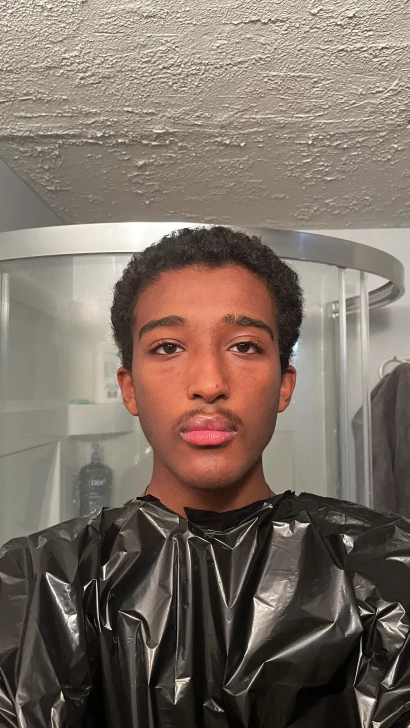
#> input picture reference/isaac/isaac_01.webp, 819 x 1456 px, found by its file name (shown at 1/2 size)
$ python make_face.py
#> lines starting #> are read from the running program, lines starting #| are printed output that depends on the picture
#!/usr/bin/env python3
"""Projects reference/isaac/isaac_01.webp onto the game's head UV layout (equirect, front = u 0.25).
Run:  python3 -I tools/make_face.py [isaac|zekariah|nigerte|nebs]   ->  public/char/<name>_face.png  (and prints the average skin colour)
Landmarks were measured by hand on the photo: pupils (340,692) and (487,690), lip seam y=862, chin y=965."""
import math, sys
from PIL import Image, ImageFilter
import numpy as np
W, H = 1024, 512
RX, RY, CY = 0.068, 0.118, 0.118          # must match headGeometry() in src/char/human.ts
PXM = 147 / 0.063                          # photo pixels per metre (interpupillary distance 63 mm)
CX_PX, EYE_PY = 413.5, 691.0
WHO = sys.argv[1] if len(sys.argv) > 1 else 'isaac'
CFG = {'isaac': ('reference/isaac/isaac_01.webp', 147, 413.5, 691.0, [(730, 790, 290, 350), (730, 790, 480, 540), (570, 610, 360, 470)]),
       'zekariah': ('reference/zekariah/zek_3057.jpg', 200, 515.0, 655.0, [(760, 820, 340, 400), (760, 820, 640, 700), (520, 560, 450, 580)]),
       'nigerte': ('reference/deacons/nigerte_front.jpg', 360, 755.0, 930.0, [(1080, 1160, 480, 560), (1080, 1160, 950, 1030), (730, 790, 650, 850)]),
       'nebs': ('reference/deacons/nebs_front.jpg', 315, 748.0, 1102.0, [(1330, 1400, 520, 600), (1330, 1400, 900, 980), (935, 975, 650, 850)])}[WHO]
PXM = CFG[1] / 0.063; CX_PX, EYE_PY = CFG[2], CFG[3]
EXTRA = {'isaac': (1.04, 1.0), 'zekariah': (1.14, 1.0), 'nigerte': (0.98, 1.45), 'nebs': (0.96, 1.75)}[WHO]; SY, GAIN = EXTRA
src = np.asarray(Image.open(CFG[0]).convert('RGB')).astype(np.float32)
src = np.clip(src * (GAIN if WHO in ('nigerte', 'nebs') else 1.0), 0, 255)
sh, sw = src.shape[:2]
#> sh = 1456; sw = 819
def sample(px, py):
    x0 = np.clip(np.floor(px).astype(int), 0, sw - 2); y0 = np.clip(np.floor(py).astype(int), 0, sh - 2); fx = np.clip(px - x0, 0, 1)[..., None]; fy = np.clip(py - y0, 0, 1)[..., None]
#> after `x0 = np.clip(np.floor(px).astype(int), 0, sw - 2)`:
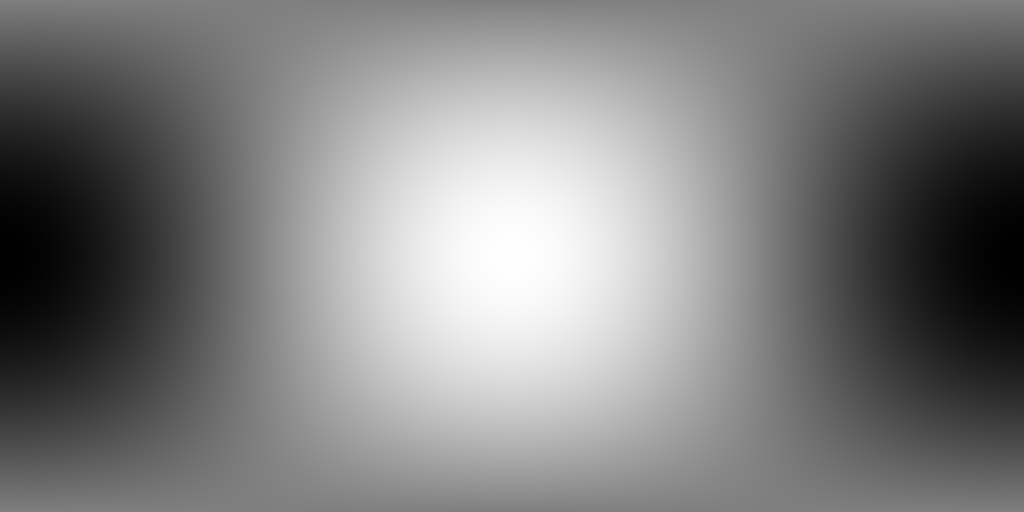
#> px: shape (512, 1024) float64; min 254.8, max 572.2, mean 413.5; drawn with min black and max white
#> after `y0 = np.clip(np.floor(py).astype(int), 0, sh - 2)`:
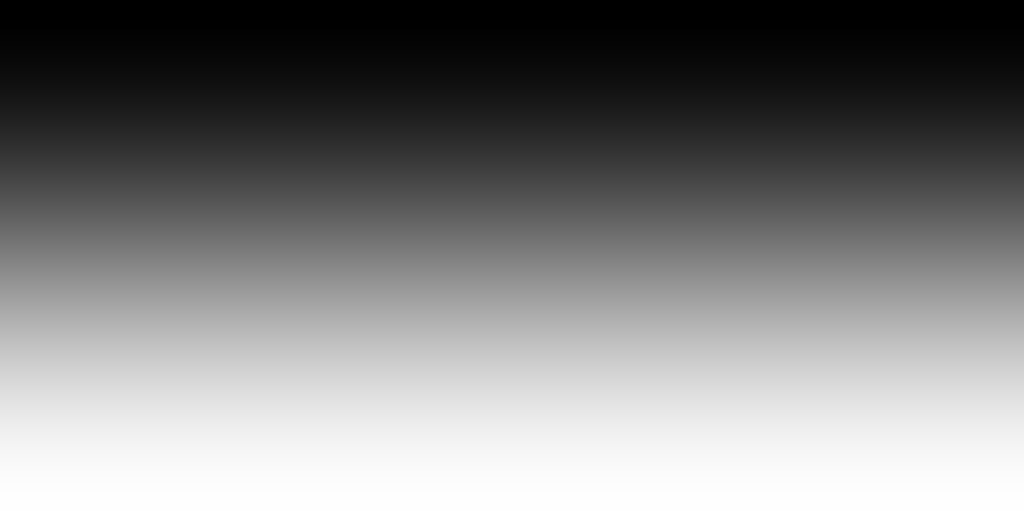
#> py: shape (512, 1024) float64; min 404.7, max 977.3, mean 691; drawn with min black and max white
    return (src[y0, x0] * (1 - fx) + src[y0, x0 + 1] * fx) * (1 - fy) + (src[y0 + 1, x0] * (1 - fx) + src[y0 + 1, x0 + 1] * fx) * fy
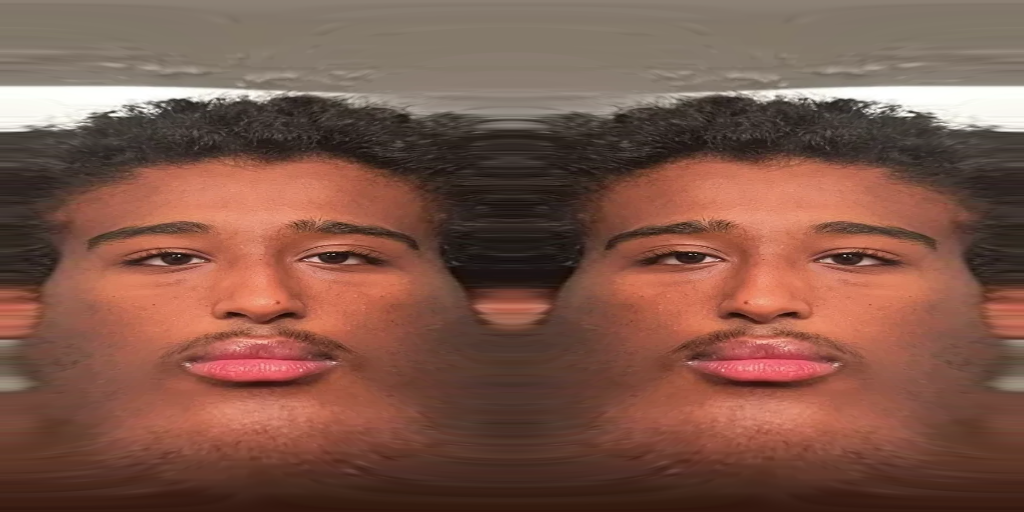
#> returned value: shape (512, 1024, 3) float64; mean of channels 0, 1, 2 127.4, 87.8, 73.9; drawn as R, G, B
u = (np.arange(W) + 0.5) / W; v = (np.arange(H) + 0.5) / H; U, V = np.meshgrid(u, v)
ny = np.cos(V * math.pi); sn = np.sin(V * math.pi); ph = U * 2 * math.pi; dx = -np.cos(ph) * sn; dz = np.sin(ph) * sn
x = dx * RX; y = ny * RY + CY
px = CX_PX + x * PXM; py = EYE_PY - (y - CY) * PXM * SY
col = sample(px, py)
# average skin tone from the cheeks and forehead
skin = np.concatenate([src[a:b, c:d].reshape(-1, 3) for a, b, c, d in CFG[4]]).mean(0)
#> skin = [211, 121.4, 93.18]
ss = lambda a, b, t: np.clip((t - a) / (b - a), 0, 1) ** 2 * (3 - 2 * np.clip((t - a) / (b - a), 0, 1))
alpha = ss(0.30, 0.62, dz)                              # front of the head only
alpha *= 1 - ss(0.46, 0.56, ny)                         # stop below the hairline (hair is painted by the game)
alpha *= ss(-0.92, -0.76, ny)                           # stop at the chin
alpha *= 1 - ss(0.80, 0.97, np.abs(dx) / np.maximum(sn, 1e-4))   # fade toward the ears
# gentle de-flash: pull highlights toward the mean so the game's own lighting can do the shading
lum = col.mean(-1, keepdims=True); col = col - np.clip(lum - 205, 0, 60) * 0.55
#> after `lum = col.mean(-1, keepdims=True)`:
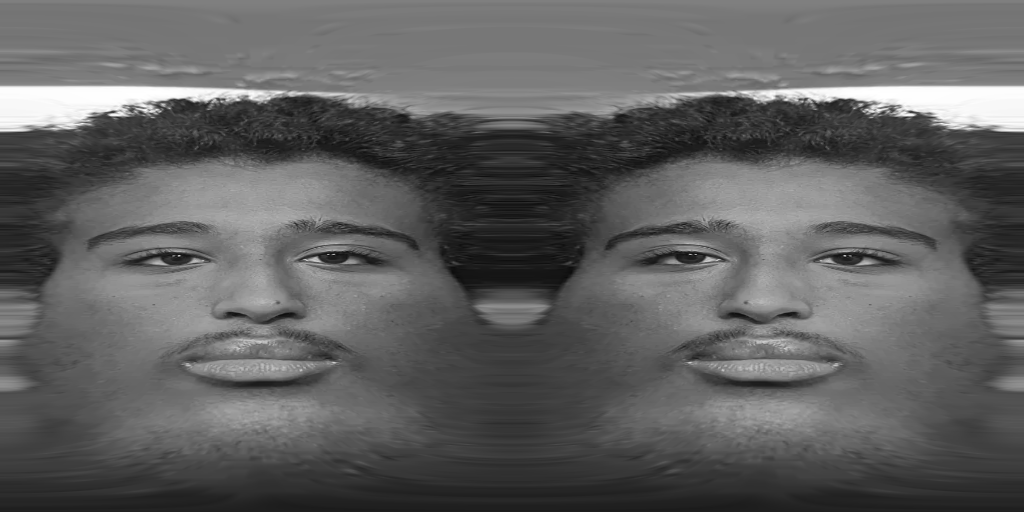
#> lum: shape (512, 1024, 1) float64; min 8.8, max 255, mean 96.4
# the sides, neck and scalp use the average tone with a little shading and grain
rng = np.random.default_rng(3); base = np.broadcast_to(skin * 0.93, col.shape).copy(); base *= (0.9 + 0.1 * ss(-0.2, 0.9, dz))[..., None]; base += rng.normal(0, 2.2, base.shape[:2])[..., None]
#> after `base = np.broadcast_to(skin * 0.93, col.shape).copy()`:
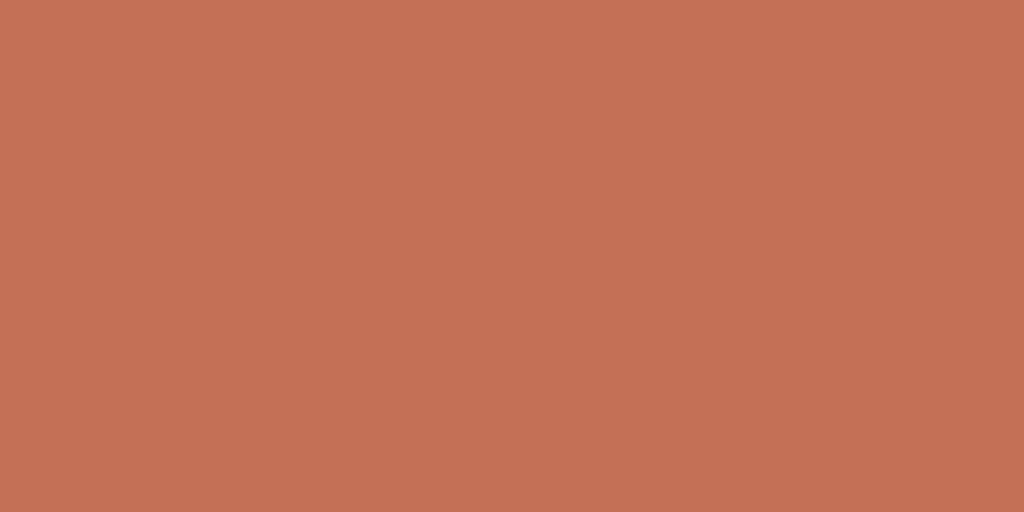
#> base: shape (512, 1024, 3) float32; mean of channels 0, 1, 2 197.4, 112.3, 86.8; drawn as R, G, B
#> after `base += rng.normal(0, 2.2, base.shape[:2])[..., None]`:
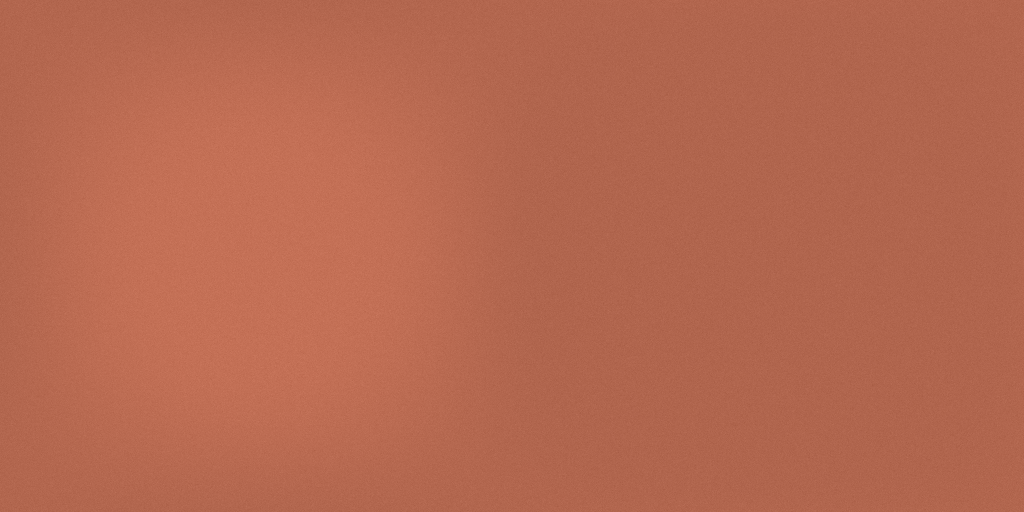
#> base: shape (512, 1024, 3) float32; mean of channels 0, 1, 2 182, 104.8, 80.4; drawn as R, G, B
out = base * (1 - alpha[..., None]) + col * alpha[..., None]
out = out * 0.9   # flash-lit photo -> albedo: the game lights it again
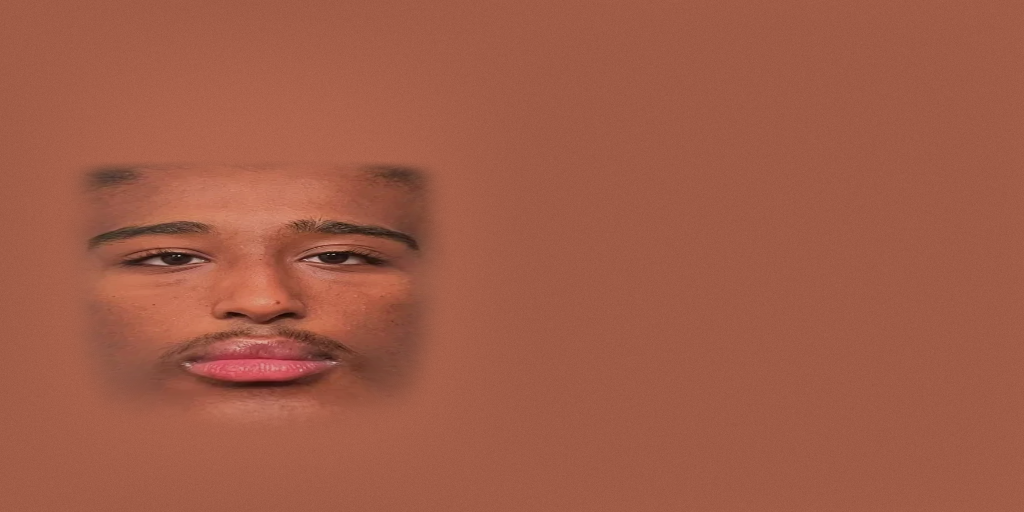
#> out: shape (512, 1024, 3) float64; mean of channels 0, 1, 2 161, 92.5, 71.3; drawn as R, G, B
img = Image.fromarray(np.clip(out, 0, 255).astype(np.uint8)); img.save(f'public/char/{WHO}_face.png', optimize=True)
print('skin sRGB', [int(round(c)) for c in skin * 0.93], '#%02x%02x%02x' % tuple(int(round(c)) for c in skin * 0.93))
#| skin sRGB [196, 113, 87] #c47157

$ run again, with reference/isaac/isaac_02.webp copied over reference/isaac/isaac_01.webp
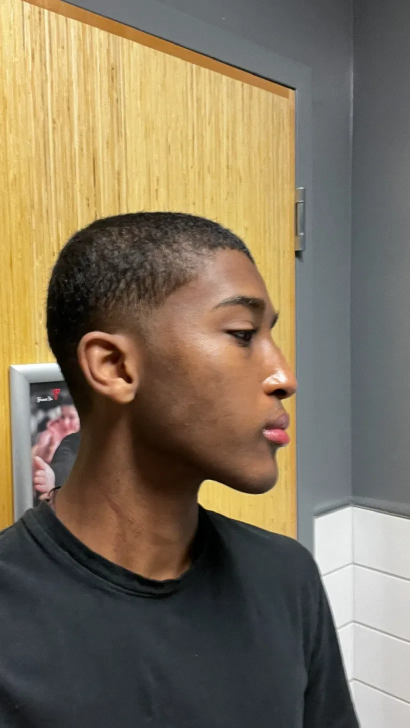
#> input picture reference/isaac/isaac_02.webp, 819 x 1456 px, found by its file name (shown at 1/2 size)
#> in sample, `return (src[y0, x0] * (1 - fx) + src[y0, x0 + 1] * fx) * (1 - fy) + (s..`:
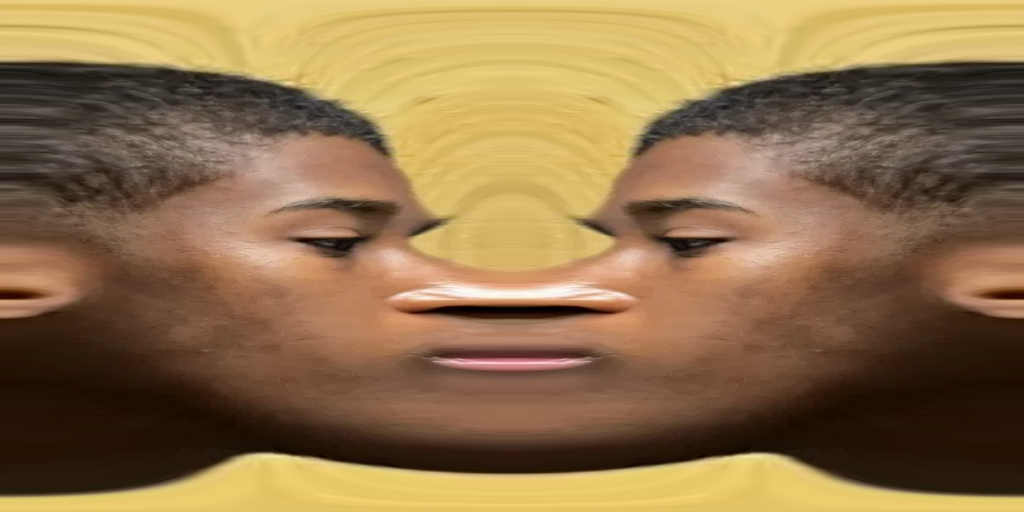
#> returned value: shape (512, 1024, 3) float64; mean of channels 0, 1, 2 142.8, 113.5, 75.3; drawn as R, G, B
#> skin = [155.9, 113.4, 88.55]
#> `out = base * (1 - alpha[..., None]) + col * alpha[..., None]`:
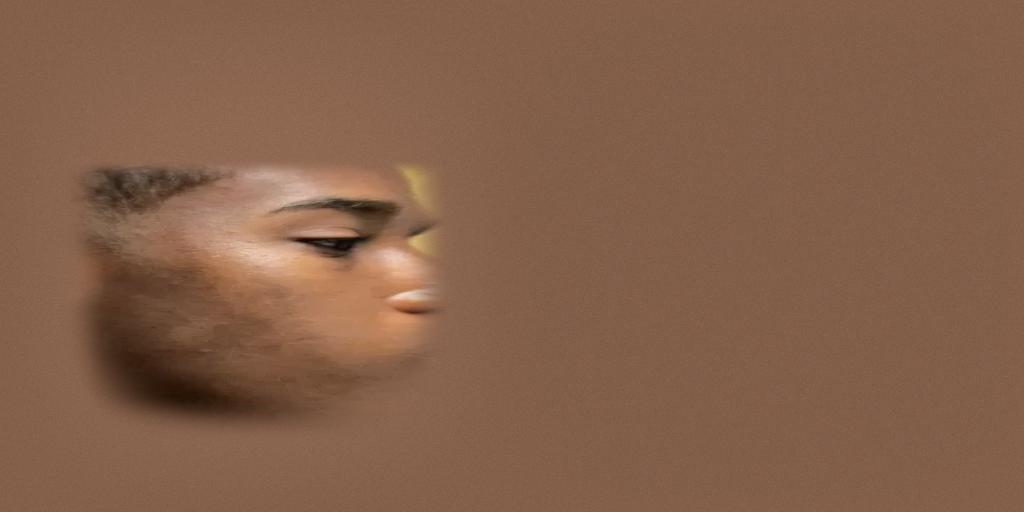
#> out: shape (512, 1024, 3) float64; mean of channels 0, 1, 2 133.3, 96.8, 75.1; drawn as R, G, B
#| skin sRGB [145, 105, 82] #916952

$ run again, with reference/isaac/isaac_04.webp copied over reference/isaac/isaac_01.webp
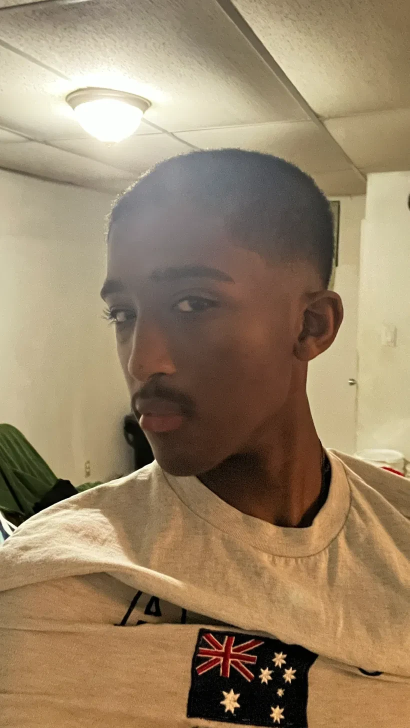
#> input picture reference/isaac/isaac_04.webp, 819 x 1456 px, found by its file name (shown at 1/2 size)
#> in sample, `return (src[y0, x0] * (1 - fx) + src[y0, x0 + 1] * fx) * (1 - fy) + (s..`:
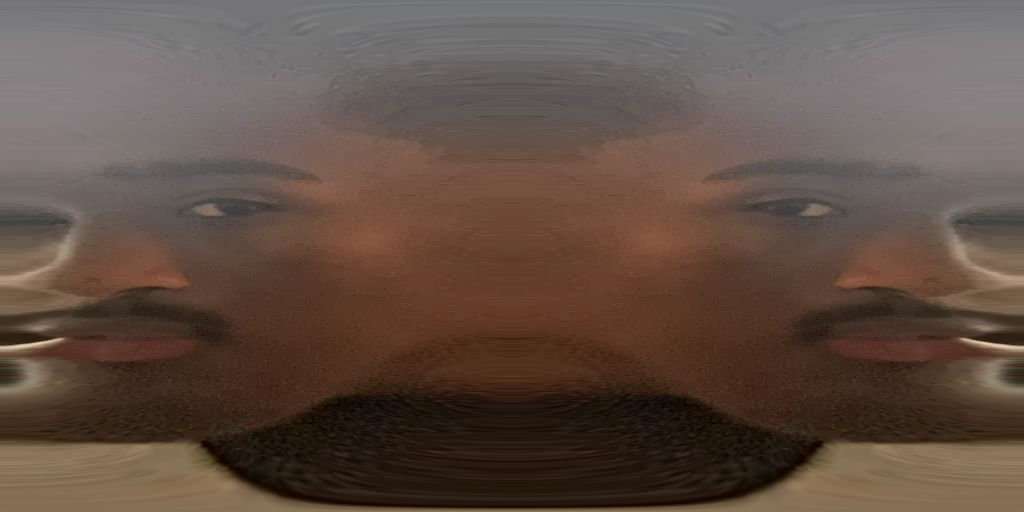
#> returned value: shape (512, 1024, 3) float64; mean of channels 0, 1, 2 97.1, 79.2, 69; drawn as R, G, B
#> skin = [93.21, 67.93, 55.73]
#> `out = base * (1 - alpha[..., None]) + col * alpha[..., None]`:
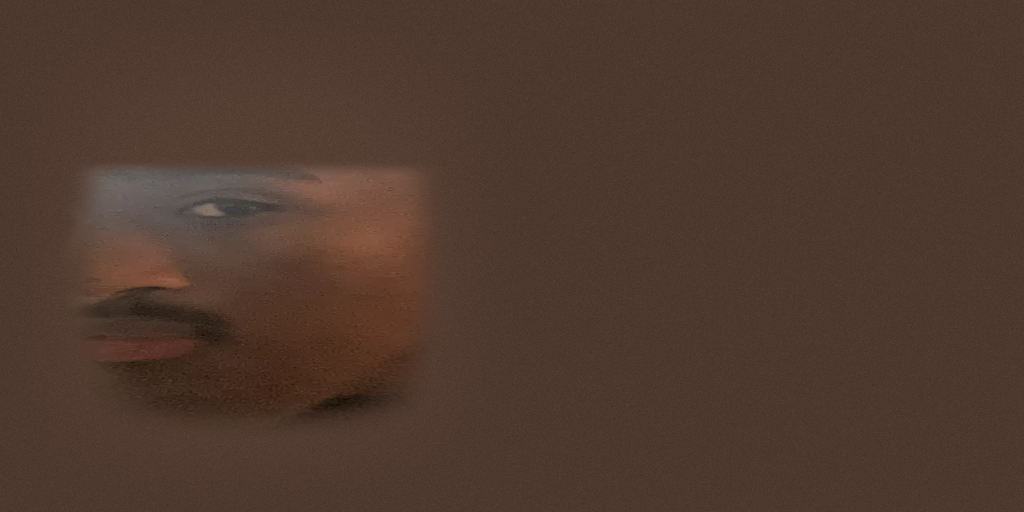
#> out: shape (512, 1024, 3) float64; mean of channels 0, 1, 2 81, 58.7, 48; drawn as R, G, B
#| skin sRGB [87, 63, 52] #573f34

$ run again, with reference/isaac/isaac_06.webp copied over reference/isaac/isaac_01.webp
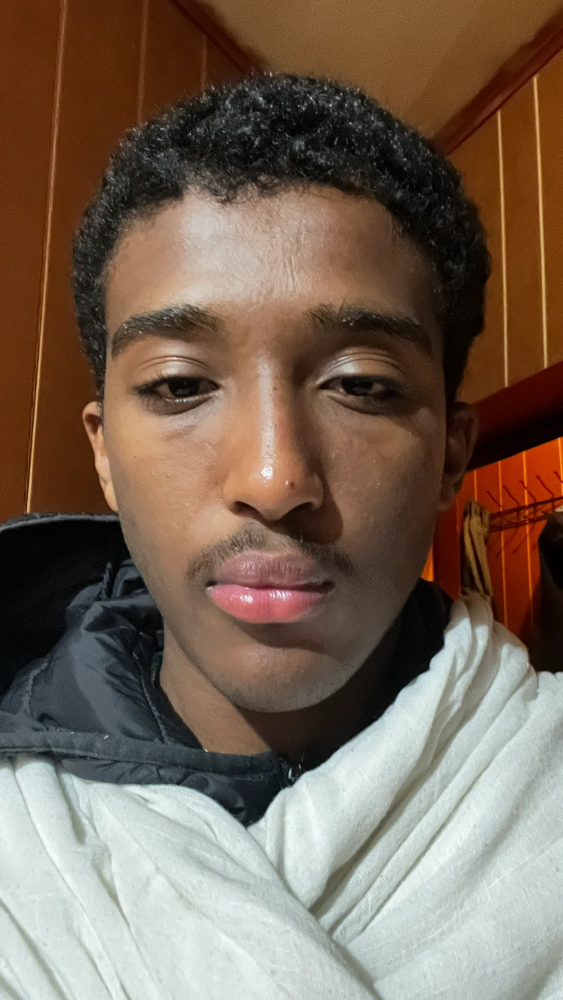
#> input picture reference/isaac/isaac_06.webp, 1125 x 2000 px, found by its file name (shown at 1/2 size)
#> skin = [167.5, 142.2, 122.5]
#> `out = base * (1 - alpha[..., None]) + col * alpha[..., None]`:
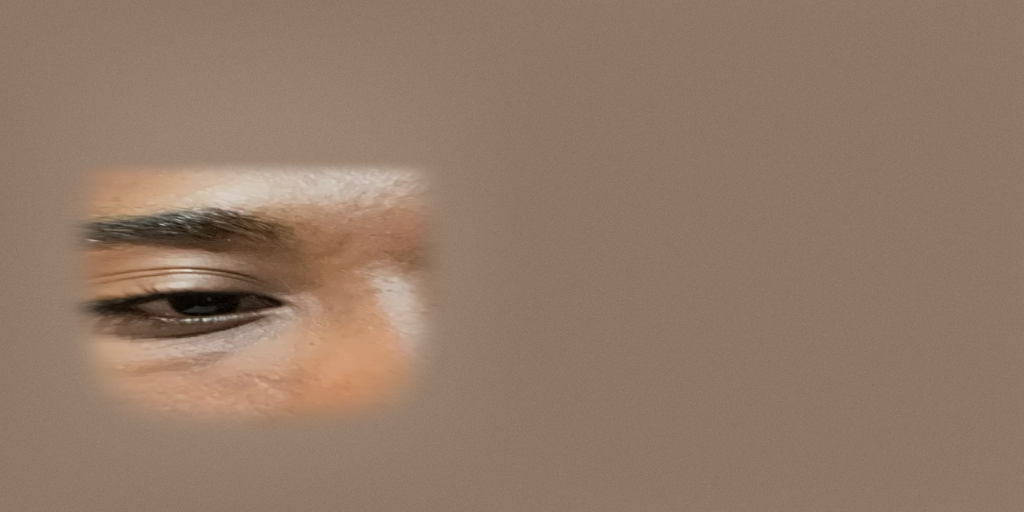
#> out: shape (512, 1024, 3) float64; mean of channels 0, 1, 2 145.8, 122.4, 104.5; drawn as R, G, B
#| skin sRGB [156, 132, 114] #9c8472
